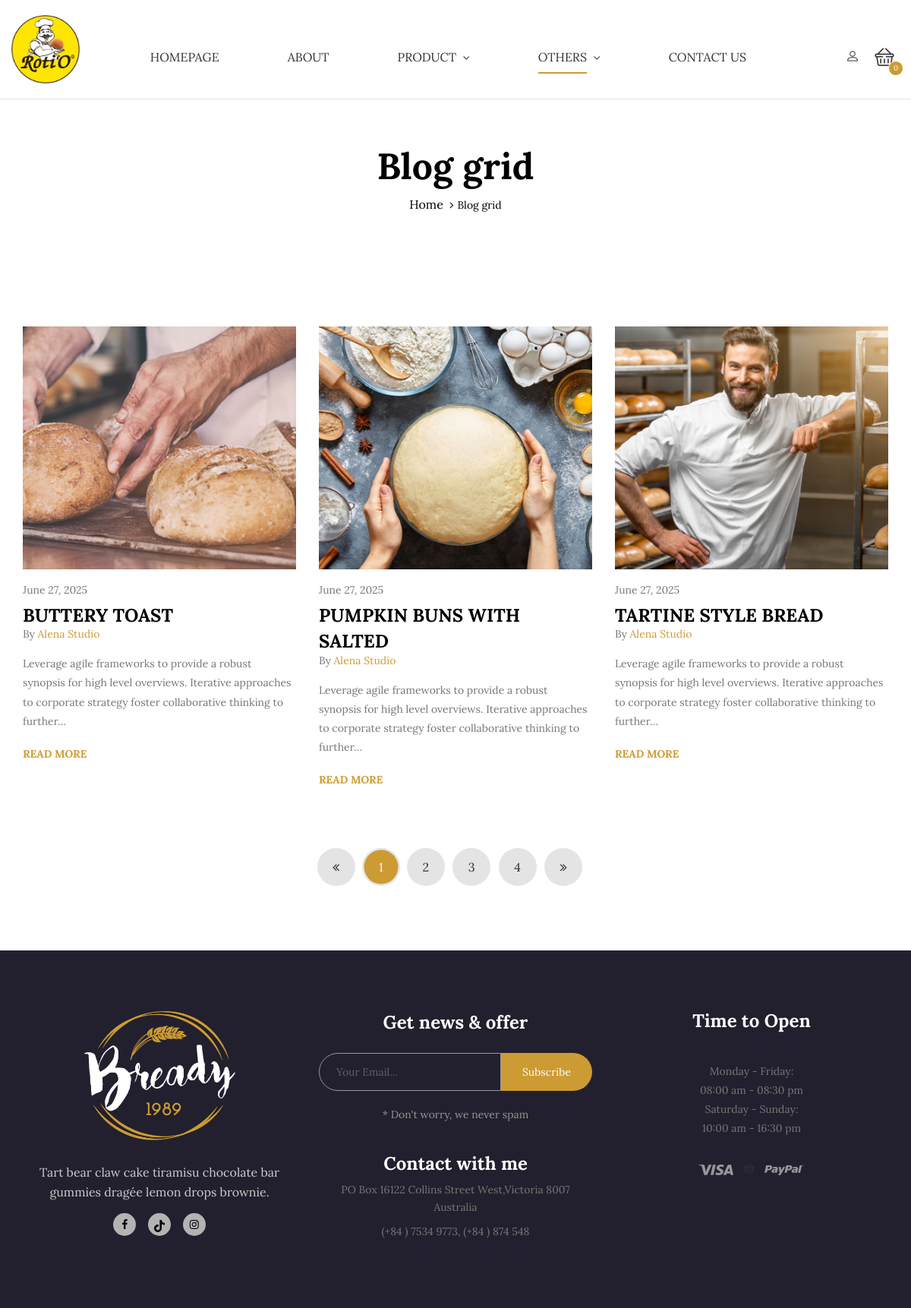
The app's page /blog-grid.php with its own data.
### tables this page shows
CREATE TABLE posts (
    id INT PRIMARY KEY AUTO_INCREMENT,
    title VARCHAR(200) NOT NULL,
    slug VARCHAR(200) UNIQUE NOT NULL,
    content TEXT,
    excerpt TEXT,
    image VARCHAR(255),
    author VARCHAR(100) DEFAULT 'Admin',
    status ENUM('published', 'draft') DEFAULT 'published',
    created_at TIMESTAMP DEFAULT CURRENT_TIMESTAMP
);

### includes/functions.php (called while the page is built, shortened)
<?php
function getAllPosts($limit = 3) {
    $database = new Database();
    $db = $database->getConnection();
    $sql = "SELECT * FROM posts WHERE status = 'published' ORDER BY created_at DESC LIMIT " . $limit;
    $stmt = $db->prepare($sql);
    $stmt->execute();
    return $stmt->fetchAll(PDO::FETCH_ASSOC);
}
?>

### blog-grid.php (the view, shortened to what this page needs)
<?php
require_once 'includes/functions.php';
$cart_count = 0;
$posts = getAllPosts(9);
?>
<!DOCTYPE html>
<html lang="en">
  <head>
    <link rel="stylesheet" href="plugins/font-awesome/css/font-awesome.min.css">
    <link rel="stylesheet" href="plugins/bakery-icon/style.css">
    <link rel="stylesheet" href="plugins/bootstrap/dist/css/bootstrap.min.css">
    <link rel="stylesheet" href="plugins/owl-carousel/assets/owl.carousel.css">
    <link rel="stylesheet" href="plugins/jquery-bar-rating/dist/themes/fontawesome-stars.css">
    <link rel="stylesheet" href="plugins/bootstrap-select/dist/css/bootstrap-select.min.css">
    <link rel="stylesheet" href="plugins/jquery-ui/jquery-ui.min.css">
    <link rel="stylesheet" href="plugins/slick/slick/slick.css">
    <link rel="stylesheet" href="plugins/lightGallery-master/dist/css/lightgallery.min.css">
    <link rel="stylesheet" href="css/style.css">
  </head>
  <body>
    <header class="header header--3" data-sticky="false">
      <div class="ps-container">
        <nav class="navigation">
          <div class="header-wrapper">
            <div class="header-logo">
              <a class="ps-logo" href="index.php">
                <img src="images/logo-rotio.png" alt="">
              </a>
            </div>
            <div class="header-nav">
              <ul class="menu">
                <li class="menu-item-has-children">
                  <a href="index.php">Homepage</a>
                </li>
                <li>
                  <a href="about.php">About</a>
                </li>
                <li class="menu-item-has-children">
                  <a href="#">Product</a>
                  <span class="sub-toggle">
                    <i class="fa fa-angle-down"></i>
                  </span>
                </li>
                <li class="menu-item-has-children current-menu-item">
                  <a href="#">Others</a>
                  <span class="sub-toggle">
                    <i class="fa fa-angle-down"></i>
                  </span>
                </li>
                <li>
                  <a href="contact.php">Contact Us</a>
                </li>
              </ul>
            </div>
            <div class="header__actions">
              <div class="header-profile">
                <?php if (isset($_SESSION['user_id'])): ?>
                  <div class="ps-dropdown">
                    <a href="#" class="dropdown-toggle" data-toggle="dropdown">
                      <i class="ba-profile"></i>
                      <span><?php echo htmlspecialchars($_SESSION['user_name']); ?></span>
                    </a>
                    <ul class="dropdown-menu">
                      <li>
                        <a href="logo-orders.php">My Orders</a>
                      </li>
                      <li>
                        <a href="profile.php">Profile</a>
                      </li>
                      <li>
                        <hr class="dropdown-divider">
                      </li>
                      <li>
                        <a href="logout.php">Logout</a>
                      </li>
                    </ul>
                  </div>
                <?php else: ?>
                  <a href="login.php">
                    <i class="ba-profile"></i>
                  </a>
                <?php endif; ?>
              </div>
              <div class="header-cart">
                <div class="ps-cart">
                  <a class="ps-cart__toggle" href="cart.php">
                    <span>
                      <i><?php echo $cart_count; ?></i>
                    </span>
                    <i class="ba-shopping"></i>
                  </a>
                </div>
              </div>
            </div>
          </div>
        </nav>
      </div>
    </header>
    <div class="ps-hero bg--cover" data-background="images/hero/blog.jpg">
      <div class="ps-hero__content">
        <h1> Blog grid</h1>
        <div class="ps-breadcrumb">
          <ol class="breadcrumb">
            <li><a href="index.php">Home</a></li>
            <li class="active">Blog grid</li>
          </ol>
        </div>
      </div>
    </div>
    <main class="ps-main">
      <div class="ps-container">
        <div class="row">
          <?php foreach ($posts as $post): ?>
            <div class="col-lg-4 col-md-4 col-sm-12 col-xs-12 ">
              <div class="ps-post" data-mh="post">
                <div class="ps-post__thumbnail">
                  <?php if (!empty($post['image_data'])): ?>
                    <?php echo displayImage($post['image_data'], $post['image_mime'], '', $post['title']); ?>
                  <?php else: ?>
                    <img src="<?php echo $post['image']; ?>" alt="<?php echo htmlspecialchars($post['title']); ?>">
                  <?php endif; ?>
                  <a class="ps-post__overlay" href="blog-detail.php?id=<?php echo $post['id']; ?>"></a>
                </div>
                <div class="ps-post__content">
                  <span class="ps-post__posted"><?php echo date('F j, Y', strtotime($post['created_at'])); ?></span>
                  <a class="ps-post__title" href="blog-detail.php?id=<?php echo $post['id']; ?>"><?php echo htmlspecialchars($post['title']); ?></a>
                  <span class="ps-post__byline">By<a href="#"> <?php echo htmlspecialchars($post['author']); ?></a></span>
                  <p><?php echo htmlspecialchars($post['excerpt']); ?></p>
                  <a class="ps-post__morelink" href="blog-detail.php?id=<?php echo $post['id']; ?>">Read more</a>
                </div>
              </div>
            </div>
          <?php endforeach; ?>
        </div>
        <div class="ps-pagination">
          <ul class="pagination">
            <li><a href="#"><i class="fa fa-angle-double-left"></i></a></li>
            <li class="active"><a href="#">1</a></li>
            <li><a href="#">2</a></li>
            <li><a href="#">3</a></li>
            <li><a href="#">4</a></li>
            <li><a href="#"><i class="fa fa-angle-double-right"></i></a></li>
          </ul>
        </div>
      </div>
    </main>
    <footer class="ps-footer">
      <div class="ps-footer__content">
        <div class="ps-container">
          <div class="row">
            <div class="col-lg-4 col-md-12 col-sm-12 col-xs-12 ">
              <div class="ps-site-info"><a class="ps-logo" href="index.php"><img src="images/logo-dark.png" alt=""></a>
                <p>Tart bear claw cake tiramisu chocolate bar gummies dragée lemon drops brownie.</p>
                <ul class="ps-list--social">
                  <li><a href="https://www.facebook.com/share/19g2Ds4bML/"><i class="fa fa-facebook"></i></a></li>
                  <li><a href="https://www.tiktok.com/@rotio.indonesia?_t=ZS-8xdJVQ8gKAc&_r=1"><i class="fa-brands fa-tiktok"></i></a></li>
                  <li><a href="https://www.instagram.com/rotio.indonesia?igsh=N2NqdTIwcWFoc2h5"><i class="fa fa-instagram"></i></a></li>
                </ul>
              </div>
            </div>
            <div class="col-lg-4 col-md-6 col-sm-12 col-xs-12 ">
              <form class="ps-form--subscribe-offer" id="newsletterForm" method="post">
                <h4>Get news & offer</h4>
                <div class="form-group">
                  <input class="form-control" type="email" name="email" id="newsletterEmail" placeholder="Your Email..." required>
                  <button type="submit" id="newsletterBtn">Subscribe</button>
                </div>
                <p>* Don't worry, we never spam</p>
              </form>
              <div class="ps-footer__contact">
                <h4>Contact with me</h4>
                <p>PO Box 16122 Collins Street West,Victoria 8007 Australia</p>
                <P>(+84 ) 7534 9773, (+84 ) 874 548</P>
              </div>
            </div>
            <div class="col-lg-4 col-md-6 col-sm-12 col-xs-12 ">
              <div class="ps-footer__open">
                <h4>Time to Open</h4>
                <p>
                  Monday - Friday: <br>08:00 am - 08:30 pm <br>
                  Saturday - Sunday:<br>
                  10:00 am - 16:30 pm
                </p>
              </div>
              <ul class="ps-list--payment">
                <li><a href="#"><img src="images/payment-method/visa.png" alt=""></a></li>
                <li><a href="#"><i class="ba-shopping"></i></a></li>
                <li><a href="#"><img src="images/payment-method/paypal.png" alt=""></a></li>
              </ul>
            </div>
          </div>
        </div>
      </div>
      </footer>
  </body>
</html>

### blog-grid.php (style rules this page uses)
.fa-tiktok:before { content: ""; background-size: contain; background-repeat: no-repeat; background-position: center; display: inline-block; width: 16px; height: 16px; vertical-align: middle; }
.fa-brands.fa-tiktok { font-family: inherit; }

### records on screen
posts: image (picture), created_at "June 27, 2025", title "BUTTERY TOAST", author "Alena Studio", excerpt "Leverage agile frameworks to provide a robust synopsis for high level overviews. Iterative approaches to corporate strategy foster collaborative thinking to further…"
posts: image (picture), created_at "June 27, 2025", title "PUMPKIN BUNS WITH SALTED", author "Alena Studio", excerpt "Leverage agile frameworks to provide a robust synopsis for high level overviews. Iterative approaches to corporate strategy foster collaborative thinking to further…"
posts: image (picture), created_at "June 27, 2025", title "TARTINE STYLE BREAD", author "Alena Studio", excerpt "Leverage agile frameworks to provide a robust synopsis for high level overviews. Iterative approaches to corporate strategy foster collaborative thinking to further…"

### other values on screen
$cart_count "0"
